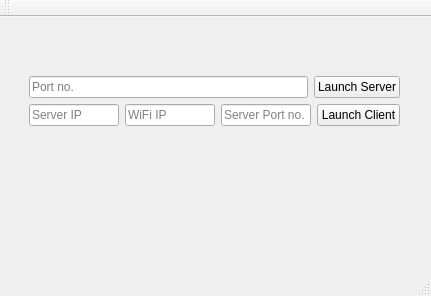
<?xml version="1.0" encoding="UTF-8"?>
<ui version="4.0">
 <class>MainWindow</class>
 <widget class="QMainWindow" name="MainWindow">
  <property name="windowModality">
   <enum>Qt::NonModal</enum>
  </property>
  <property name="geometry">
   <rect>
    <x>0</x>
    <y>0</y>
    <width>431</width>
    <height>296</height>
   </rect>
  </property>
  <property name="sizePolicy">
   <sizepolicy hsizetype="Fixed" vsizetype="Fixed">
    <horstretch>0</horstretch>
    <verstretch>0</verstretch>
   </sizepolicy>
  </property>
  <property name="windowTitle">
   <string>Network Programming</string>
  </property>
  <property name="windowOpacity">
   <double>1.000000000000000</double>
  </property>
  <property name="autoFillBackground">
   <bool>false</bool>
  </property>
  <widget class="QWidget" name="centralWidget">
   <widget class="QWidget" name="verticalLayoutWidget">
    <property name="geometry">
     <rect>
      <x>9</x>
      <y>9</y>
      <width>411</width>
      <height>221</height>
     </rect>
    </property>
    <layout class="QVBoxLayout" name="verticalLayout">
     <property name="sizeConstraint">
      <enum>QLayout::SetMaximumSize</enum>
     </property>
     <property name="leftMargin">
      <number>20</number>
     </property>
     <property name="topMargin">
      <number>50</number>
     </property>
     <property name="rightMargin">
      <number>20</number>
     </property>
     <property name="bottomMargin">
      <number>50</number>
     </property>
     <item>
      <layout class="QHBoxLayout" name="horizontalLayout">
       <item>
        <widget class="QLineEdit" name="txtServeStartPort">
         <property name="placeholderText">
          <string extracomment="Port No">Port no.</string>
         </property>
        </widget>
       </item>
       <item>
        <widget class="QPushButton" name="cmdLaunchServer">
         <property name="text">
          <string>Launch Server</string>
         </property>
        </widget>
       </item>
      </layout>
     </item>
     <item>
      <layout class="QHBoxLayout" name="horizontalLayout_2">
       <item>
        <widget class="QLineEdit" name="txtServerIP">
         <property name="placeholderText">
          <string>Server IP</string>
         </property>
        </widget>
       </item>
       <item>
        <widget class="QLineEdit" name="lineEdit">
         <property name="placeholderText">
          <string>WiFi IP</string>
         </property>
        </widget>
       </item>
       <item>
        <widget class="QLineEdit" name="txtServerConnectPort">
         <property name="placeholderText">
          <string>Server Port no.</string>
         </property>
        </widget>
       </item>
       <item>
        <widget class="QPushButton" name="cmdLaunchClient">
         <property name="text">
          <string>Launch Client</string>
         </property>
        </widget>
       </item>
      </layout>
     </item>
    </layout>
   </widget>
  </widget>
  <widget class="QMenuBar" name="menuBar">
   <property name="geometry">
    <rect>
     <x>0</x>
     <y>0</y>
     <width>431</width>
     <height>23</height>
    </rect>
   </property>
  </widget>
  <widget class="QToolBar" name="mainToolBar">
   <attribute name="toolBarArea">
    <enum>TopToolBarArea</enum>
   </attribute>
   <attribute name="toolBarBreak">
    <bool>false</bool>
   </attribute>
  </widget>
  <widget class="QStatusBar" name="statusBar"/>
  <action name="actionAbout">
   <property name="text">
    <string>About</string>
   </property>
  </action>
  <action name="actionE_xit">
   <property name="text">
    <string>E&amp;xit</string>
   </property>
  </action>
  <action name="actionE_xit_2">
   <property name="text">
    <string>E&amp;xit</string>
   </property>
  </action>
 </widget>
 <layoutdefault spacing="6" margin="11"/>
 <resources/>
 <connections/>
</ui>
